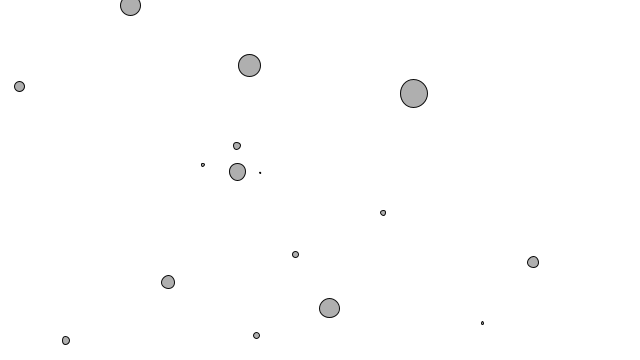
Frame 1 (no input)
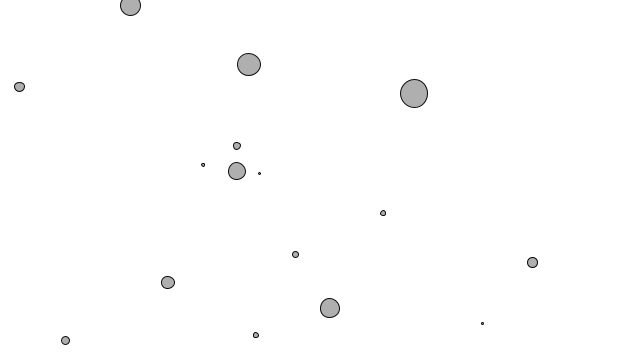
Frame 60 (the mouse pressed at the canvas centre just before this capture)
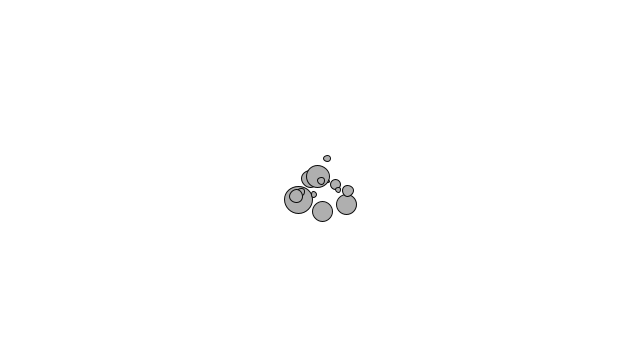
Frame 120 (the mouse held since frame 60 and released just before this capture)

The Processing sketch that drew these frames (run headless with seeded random() and noise(); from frame 60 on, the mouse is pressed at the canvas centre):

// Processing sketch: ForceVectorSimulation
// ── ForceVectorSimulation.pde
class Mover {
  
  PVector location;
  PVector velocity;
  PVector acceleration;

  float mass;

  void applyForce(PVector force_orig) {
    PVector force = force_orig.copy();
    force.div(mass);
    acceleration.add(force);
  }
 
 void checkEdges() {
   if(location.x > width) location.x = -16;
   else if (location.x < -16) location.x = width;
   
   if(location.y > height+16) location.y = 0;
   else if(location.y < 0) location.y = height+16;
 }
 
 
 void update() {
   
   velocity.add(acceleration);
   velocity.limit(10);
   velocity.mult(map(mass, 0, 32, 0.999,0.99));
   location.add(velocity);
   acceleration.mult(0);
   
   checkEdges();
}


void display() {
  stroke(10);
  fill(175);
  ellipse(location.x, location.y, mass, mass);
}

  Mover() {
   location = new PVector(random(width), random(height));
   velocity = new PVector(0,0);
   acceleration = new PVector(random(-0.01, 0.01), random(-0.01,0.01));
    mass = random(32);
  }

}



Mover[] particles;


void setup() {
  size(640, 360);
  background(255);
  particles = new Mover[16];
  
  for(int i = 0; i<particles.length; i++)
    particles[i] = new Mover();
    
}

void draw() {
  background(255, 10);
  
  for(int i = 0; i<particles.length; i++) {
    particles[i].update();
    particles[i].display();
    if(mousePressed) {
       // apply force in direction of mouse
       
       PVector mouse = new PVector(mouseX, mouseY);
       PVector diff   = PVector.sub(mouse, particles[i].location);
       
       particles[i].applyForce(diff);
       
    }
}
  
}
